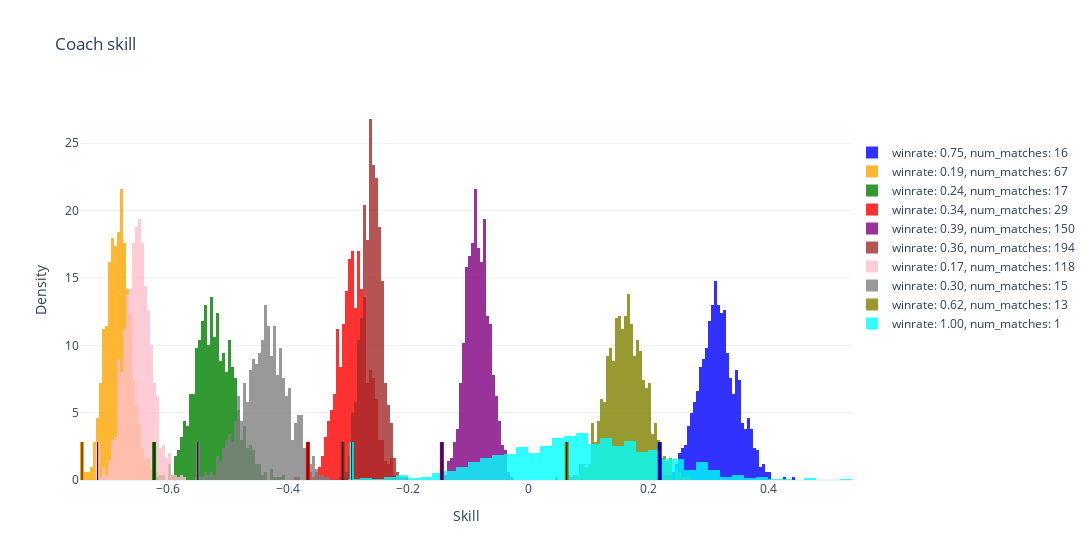

The notebook cell this image was saved under:
### Markdown cell above
### Distribution and Trueskill samples of coaches

### Code cell
mask = data['sorted_num_matches'] > 10

eligible_coaches = np.where(mask)[0]

selected_coaches = np.random.choice(eligible_coaches, 10, replace=False)

fig = go.Figure()
colors = ['blue', 'orange', 'green', 'red', 'purple', 'brown', 'pink', 'gray', 'olive', 'cyan']

# Filter coaches who have only played one game and won
one_game_won_coaches = [i for i, (winrate, num_matches) in enumerate(zip(data['sorted_winrates'], data['sorted_num_matches'])) if winrate == 1.0 and num_matches == 1]

# Select one random coach from the list of coaches who only played 1 game, won and add it to the selected coaches
import random
selected_coach = random.choice(one_game_won_coaches)
selected_coaches[len(selected_coaches)-1] = selected_coach

for idx, i in enumerate(selected_coaches):
    samples = samples_MultiPlayer["coach_skills"].detach().squeeze()[:,i]
    fig.add_trace(go.Histogram(x=samples, name=f"winrate: {data['sorted_winrates'][i]:.2f}, num_matches: {int(data['sorted_num_matches'][i])}",
                               histnorm='probability density', marker_color=colors[idx],opacity=0.8))

    # Calculate mean and standard deviation
    mean = samples.mean().item()
    std_dev = samples.std().item()

    # Add vertical lines for 3 standard deviations from the mean
    for num_std_dev in [-3]:
        fig.add_shape(
            go.layout.Shape(
                type="line",
                x0=mean + num_std_dev * std_dev,
                x1=mean + num_std_dev * std_dev,
                y0=0,
                y1=0.1,
                yref='paper',
                line=dict(
                    color=colors[idx],
                    width=4,
                ),
            )
        )

        # Add a black line over the colored line
        fig.add_shape(
            go.layout.Shape(
                type="line",
                x0=mean + num_std_dev * std_dev,
                x1=mean + num_std_dev * std_dev,
                y0=0,
                y1=0.1,
                yref='paper',
                line=dict(
                    color='black',
                    width=1,
                ),
            )
        )

fig.update_layout(barmode='overlay', xaxis_title="Skill", yaxis_title="Density", title="Coach skill", width=1200,
                  legend=dict(x=1., y=0.9))  # Adjust legend position here
fig.show()

### Figure 1 — Plotly figure (JSON) as saved in the notebook; plotly's stock layout.template omitted (floating-point values rounded to 4 significant figures; data arrays with more than 128 entries replaced by an {"elided": "..."} marker saying what was removed)
{"data": [{"histnorm": "probability density", "marker": {"color": "blue"}, "name": "winrate: 0.75, num_matches: 16", "opacity": 0.8, "type": "histogram", "x": {"elided": "1000 float values"}}, {"histnorm": "probability density", "marker": {"color": "orange"}, "name": "winrate: 0.19, num_matches: 67", "opacity": 0.8, "type": "histogram", "x": {"elided": "1000 float values"}}, {"histnorm": "probability density", "marker": {"color": "green"}, "name": "winrate: 0.24, num_matches: 17", "opacity": 0.8, "type": "histogram", "x": {"elided": "1000 float values"}}, {"histnorm": "probability density", "marker": {"color": "red"}, "name": "winrate: 0.34, num_matches: 29", "opacity": 0.8, "type": "histogram", "x": {"elided": "1000 float values"}}, {"histnorm": "probability density", "marker": {"color": "purple"}, "name": "winrate: 0.39, num_matches: 150", "opacity": 0.8, "type": "histogram", "x": {"elided": "1000 float values"}}, {"histnorm": "probability density", "marker": {"color": "brown"}, "name": "winrate: 0.36, num_matches: 194", "opacity": 0.8, "type": "histogram", "x": {"elided": "1000 float values"}}, {"histnorm": "probability density", "marker": {"color": "pink"}, "name": "winrate: 0.17, num_matches: 118", "opacity": 0.8, "type": "histogram", "x": {"elided": "1000 float values"}}, {"histnorm": "probability density", "marker": {"color": "gray"}, "name": "winrate: 0.30, num_matches: 15", "opacity": 0.8, "type": "histogram", "x": {"elided": "1000 float values"}}, {"histnorm": "probability density", "marker": {"color": "olive"}, "name": "winrate: 0.62, num_matches: 13", "opacity": 0.8, "type": "histogram", "x": {"elided": "1000 float values"}}, {"histnorm": "probability density", "marker": {"color": "cyan"}, "name": "winrate: 1.00, num_matches: 1", "opacity": 0.8, "type": "histogram", "x": {"elided": "1000 float values"}}], "layout": {"barmode": "overlay", "legend": {"x": 1, "y": 0.9}, "shapes": [{"line": {"color": "blue", "width": 4}, "type": "line", "x0": 0.2195, "x1": 0.2195, "y0": 0, "y1": 0.1, "yref": "paper"}, {"line": {"color": "black", "width": 1}, "type": "line", "x0": 0.2195, "x1": 0.2195, "y0": 0, "y1": 0.1, "yref": "paper"}, {"line": {"color": "orange", "width": 4}, "type": "line", "x0": -0.7435, "x1": -0.7435, "y0": 0, "y1": 0.1, "yref": "paper"}, {"line": {"color": "black", "width": 1}, "type": "line", "x0": -0.7435, "x1": -0.7435, "y0": 0, "y1": 0.1, "yref": "paper"}, {"line": {"color": "green", "width": 4}, "type": "line", "x0": -0.6232, "x1": -0.6232, "y0": 0, "y1": 0.1, "yref": "paper"}, {"line": {"color": "black", "width": 1}, "type": "line", "x0": -0.6232, "x1": -0.6232, "y0": 0, "y1": 0.1, "yref": "paper"}, {"line": {"color": "red", "width": 4}, "type": "line", "x0": -0.367, "x1": -0.367, "y0": 0, "y1": 0.1, "yref": "paper"}, {"line": {"color": "black", "width": 1}, "type": "line", "x0": -0.367, "x1": -0.367, "y0": 0, "y1": 0.1, "yref": "paper"}, {"line": {"color": "purple", "width": 4}, "type": "line", "x0": -0.1436, "x1": -0.1436, "y0": 0, "y1": 0.1, "yref": "paper"}, {"line": {"color": "black", "width": 1}, "type": "line", "x0": -0.1436, "x1": -0.1436, "y0": 0, "y1": 0.1, "yref": "paper"}, {"line": {"color": "brown", "width": 4}, "type": "line", "x0": -0.309, "x1": -0.309, "y0": 0, "y1": 0.1, "yref": "paper"}, {"line": {"color": "black", "width": 1}, "type": "line", "x0": -0.309, "x1": -0.309, "y0": 0, "y1": 0.1, "yref": "paper"}, {"line": {"color": "pink", "width": 4}, "type": "line", "x0": -0.7174, "x1": -0.7174, "y0": 0, "y1": 0.1, "yref": "paper"}, {"line": {"color": "black", "width": 1}, "type": "line", "x0": -0.7174, "x1": -0.7174, "y0": 0, "y1": 0.1, "yref": "paper"}, {"line": {"color": "gray", "width": 4}, "type": "line", "x0": -0.5505, "x1": -0.5505, "y0": 0, "y1": 0.1, "yref": "paper"}, {"line": {"color": "black", "width": 1}, "type": "line", "x0": -0.5505, "x1": -0.5505, "y0": 0, "y1": 0.1, "yref": "paper"}, {"line": {"color": "olive", "width": 4}, "type": "line", "x0": 0.06445, "x1": 0.06445, "y0": 0, "y1": 0.1, "yref": "paper"}, {"line": {"color": "black", "width": 1}, "type": "line", "x0": 0.06445, "x1": 0.06445, "y0": 0, "y1": 0.1, "yref": "paper"}, {"line": {"color": "cyan", "width": 4}, "type": "line", "x0": -0.2941, "x1": -0.2941, "y0": 0, "y1": 0.1, "yref": "paper"}, {"line": {"color": "black", "width": 1}, "type": "line", "x0": -0.2941, "x1": -0.2941, "y0": 0, "y1": 0.1, "yref": "paper"}], "title": {"text": "Coach skill"}, "width": 1200, "xaxis": {"title": {"text": "Skill"}}, "yaxis": {"title": {"text": "Density"}}}}
